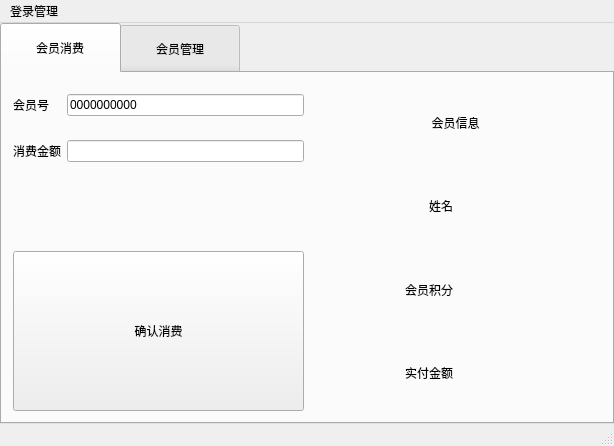
<?xml version="1.0" encoding="UTF-8"?>
<ui version="4.0">
 <class>MainWindow</class>
 <widget class="QMainWindow" name="MainWindow">
  <property name="geometry">
   <rect>
    <x>0</x>
    <y>0</y>
    <width>614</width>
    <height>446</height>
   </rect>
  </property>
  <property name="windowTitle">
   <string>MainWindow</string>
  </property>
  <widget class="QWidget" name="centralWidget">
   <layout class="QGridLayout" name="gridLayout">
    <property name="leftMargin">
     <number>0</number>
    </property>
    <property name="topMargin">
     <number>0</number>
    </property>
    <property name="rightMargin">
     <number>0</number>
    </property>
    <property name="bottomMargin">
     <number>0</number>
    </property>
    <item row="1" column="0">
     <widget class="QTabWidget" name="tabWidget">
      <property name="enabled">
       <bool>true</bool>
      </property>
      <property name="styleSheet">
       <string notr="true">QTabBar::tab{height:50}
QTabBar::tab{width:120}</string>
      </property>
      <property name="tabShape">
       <enum>QTabWidget::Rounded</enum>
      </property>
      <property name="currentIndex">
       <number>0</number>
      </property>
      <property name="iconSize">
       <size>
        <width>16</width>
        <height>16</height>
       </size>
      </property>
      <property name="elideMode">
       <enum>Qt::ElideNone</enum>
      </property>
      <widget class="QWidget" name="tab">
       <attribute name="title">
        <string>会员消费</string>
       </attribute>
       <layout class="QGridLayout" name="gridLayout_2">
        <item row="0" column="0">
         <layout class="QFormLayout" name="formLayout">
          <property name="verticalSpacing">
           <number>24</number>
          </property>
          <property name="topMargin">
           <number>10</number>
          </property>
          <property name="bottomMargin">
           <number>10</number>
          </property>
          <item row="0" column="0">
           <widget class="QLabel" name="label">
            <property name="text">
             <string>会员号</string>
            </property>
           </widget>
          </item>
          <item row="0" column="1">
           <widget class="QLineEdit" name="t1_vipId">
            <property name="inputMask">
             <string>9999999999;0</string>
            </property>
           </widget>
          </item>
          <item row="1" column="0">
           <widget class="QLabel" name="label_2">
            <property name="text">
             <string>消费金额</string>
            </property>
           </widget>
          </item>
          <item row="1" column="1">
           <widget class="QLineEdit" name="t1_originPay">
            <property name="inputMask">
             <string/>
            </property>
           </widget>
          </item>
         </layout>
        </item>
        <item row="1" column="0">
         <widget class="QPushButton" name="btn_confirm_purchase">
          <property name="sizePolicy">
           <sizepolicy hsizetype="Preferred" vsizetype="Preferred">
            <horstretch>0</horstretch>
            <verstretch>0</verstretch>
           </sizepolicy>
          </property>
          <property name="text">
           <string>确认消费</string>
          </property>
         </widget>
        </item>
        <item row="0" column="1" rowspan="2">
         <layout class="QVBoxLayout" name="verticalLayout">
          <item>
           <widget class="QLabel" name="label_3">
            <property name="sizePolicy">
             <sizepolicy hsizetype="Expanding" vsizetype="Preferred">
              <horstretch>0</horstretch>
              <verstretch>0</verstretch>
             </sizepolicy>
            </property>
            <property name="text">
             <string>会员信息</string>
            </property>
            <property name="alignment">
             <set>Qt::AlignCenter</set>
            </property>
           </widget>
          </item>
          <item>
           <layout class="QHBoxLayout" name="horizontalLayout_2">
            <item>
             <widget class="QLabel" name="label_4">
              <property name="text">
               <string>姓名</string>
              </property>
              <property name="alignment">
               <set>Qt::AlignRight|Qt::AlignTrailing|Qt::AlignVCenter</set>
              </property>
             </widget>
            </item>
            <item>
             <widget class="QLabel" name="t1_vipName">
              <property name="text">
               <string/>
              </property>
              <property name="alignment">
               <set>Qt::AlignCenter</set>
              </property>
             </widget>
            </item>
           </layout>
          </item>
          <item>
           <layout class="QHBoxLayout" name="horizontalLayout">
            <item>
             <widget class="QLabel" name="label_5">
              <property name="text">
               <string>会员积分</string>
              </property>
              <property name="alignment">
               <set>Qt::AlignRight|Qt::AlignTrailing|Qt::AlignVCenter</set>
              </property>
             </widget>
            </item>
            <item>
             <widget class="QLabel" name="t1_vipPoint">
              <property name="text">
               <string/>
              </property>
              <property name="alignment">
               <set>Qt::AlignCenter</set>
              </property>
             </widget>
            </item>
           </layout>
          </item>
          <item>
           <layout class="QHBoxLayout" name="horizontalLayout_3">
            <item>
             <widget class="QLabel" name="label_8">
              <property name="text">
               <string>实付金额</string>
              </property>
              <property name="alignment">
               <set>Qt::AlignRight|Qt::AlignTrailing|Qt::AlignVCenter</set>
              </property>
             </widget>
            </item>
            <item>
             <widget class="QLabel" name="t1_realPay">
              <property name="text">
               <string/>
              </property>
              <property name="alignment">
               <set>Qt::AlignCenter</set>
              </property>
             </widget>
            </item>
           </layout>
          </item>
         </layout>
        </item>
       </layout>
      </widget>
      <widget class="QWidget" name="tab_2">
       <attribute name="title">
        <string>会员管理</string>
       </attribute>
       <layout class="QVBoxLayout" name="verticalLayout_2">
        <item>
         <widget class="QTableView" name="tableView">
          <property name="cornerButtonEnabled">
           <bool>false</bool>
          </property>
          <attribute name="horizontalHeaderCascadingSectionResizes">
           <bool>true</bool>
          </attribute>
          <attribute name="horizontalHeaderStretchLastSection">
           <bool>true</bool>
          </attribute>
          <attribute name="verticalHeaderCascadingSectionResizes">
           <bool>true</bool>
          </attribute>
         </widget>
        </item>
        <item>
         <layout class="QGridLayout" name="gridLayout_3">
          <item row="1" column="1">
           <widget class="QLabel" name="t2_vipPhone">
            <property name="text">
             <string/>
            </property>
            <property name="alignment">
             <set>Qt::AlignCenter</set>
            </property>
           </widget>
          </item>
          <item row="1" column="0">
           <widget class="QLabel" name="label_6">
            <property name="text">
             <string>电话号码</string>
            </property>
            <property name="alignment">
             <set>Qt::AlignRight|Qt::AlignTrailing|Qt::AlignVCenter</set>
            </property>
           </widget>
          </item>
          <item row="0" column="1">
           <widget class="QLabel" name="t2_vipName">
            <property name="text">
             <string/>
            </property>
            <property name="alignment">
             <set>Qt::AlignCenter</set>
            </property>
           </widget>
          </item>
          <item row="0" column="2">
           <widget class="QLabel" name="label_10">
            <property name="text">
             <string>消费积分</string>
            </property>
            <property name="alignment">
             <set>Qt::AlignRight|Qt::AlignTrailing|Qt::AlignVCenter</set>
            </property>
           </widget>
          </item>
          <item row="0" column="0">
           <widget class="QLabel" name="label_7">
            <property name="text">
             <string>姓名</string>
            </property>
            <property name="alignment">
             <set>Qt::AlignRight|Qt::AlignTrailing|Qt::AlignVCenter</set>
            </property>
           </widget>
          </item>
          <item row="1" column="2">
           <widget class="QLabel" name="label_11">
            <property name="text">
             <string>累计折扣金额</string>
            </property>
            <property name="alignment">
             <set>Qt::AlignRight|Qt::AlignTrailing|Qt::AlignVCenter</set>
            </property>
           </widget>
          </item>
          <item row="0" column="3">
           <widget class="QLabel" name="t2_vipPoint">
            <property name="text">
             <string/>
            </property>
            <property name="alignment">
             <set>Qt::AlignCenter</set>
            </property>
           </widget>
          </item>
          <item row="1" column="3">
           <widget class="QLabel" name="t2_accbenefit">
            <property name="text">
             <string/>
            </property>
            <property name="alignment">
             <set>Qt::AlignCenter</set>
            </property>
           </widget>
          </item>
         </layout>
        </item>
        <item>
         <layout class="QHBoxLayout" name="horizontalLayout_4">
          <item>
           <widget class="QPushButton" name="btn_addVIP">
            <property name="text">
             <string>添加...</string>
            </property>
           </widget>
          </item>
          <item>
           <widget class="QPushButton" name="btn_modifyVIP">
            <property name="text">
             <string>修改...</string>
            </property>
           </widget>
          </item>
          <item>
           <widget class="QPushButton" name="btn_deleteVIP">
            <property name="text">
             <string>删除</string>
            </property>
           </widget>
          </item>
         </layout>
        </item>
       </layout>
      </widget>
     </widget>
    </item>
   </layout>
  </widget>
  <widget class="QMenuBar" name="menuBar">
   <property name="geometry">
    <rect>
     <x>0</x>
     <y>0</y>
     <width>614</width>
     <height>23</height>
    </rect>
   </property>
   <widget class="QMenu" name="menu">
    <property name="title">
     <string>登录管理</string>
    </property>
    <addaction name="action_modifypwd"/>
    <addaction name="action_logout"/>
    <addaction name="separator"/>
    <addaction name="action_manage_counts"/>
   </widget>
   <addaction name="menu"/>
  </widget>
  <widget class="QStatusBar" name="statusBar"/>
  <action name="action_logout">
   <property name="text">
    <string>注销登录</string>
   </property>
  </action>
  <action name="action_modifypwd">
   <property name="text">
    <string>修改登录密码</string>
   </property>
  </action>
  <action name="action_manage_counts">
   <property name="text">
    <string>管理账户...</string>
   </property>
  </action>
 </widget>
 <layoutdefault spacing="6" margin="11"/>
 <resources/>
 <connections/>
</ui>
